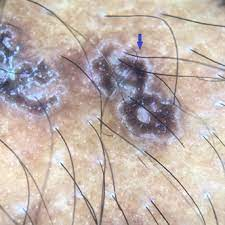
#> input picture WhatsApp_Image_2025-05-04_at_9.37.20_PM.jpeg, 225 x 225 px
$ python -i haar_removal.py   (imports and definitions only)
#> lines starting #> are read from the running program, lines starting #| are printed output that depends on the picture; after the words box and inside, x2 and y2 are one past the last pixel; in counts of white or black regions, pixels touching at a corner belong together
import cv2
import numpy as np
import os

def process_image(image_path):
    # Read image
    img = cv2.imread(image_path, cv2.IMREAD_COLOR)
#> img is the input picture: shape (225, 225, 3); mean B, G, R 172.6, 178.7, 192.3

    # Convert to grayscale
    grayScale = cv2.cvtColor(img, cv2.COLOR_RGB2GRAY)
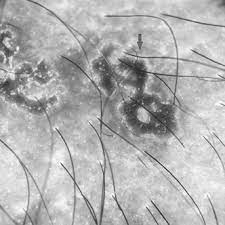
#> grayScale: shape (225, 225); min 25, max 255, mean 178.4

    # Black hat filter
    kernel = cv2.getStructuringElement(1, (9, 9))
    blackhat = cv2.morphologyEx(grayScale, cv2.MORPH_BLACKHAT, kernel)
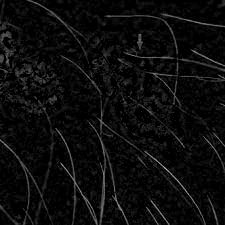
#> blackhat: shape (225, 225); min 0, max 202, mean 12
    bhg = cv2.GaussianBlur(blackhat, (3, 3), cv2.BORDER_DEFAULT)
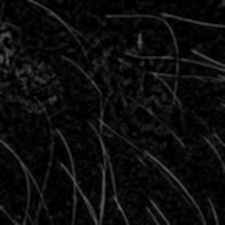
#> bhg: shape (225, 225); min 0, max 94, mean 12

    # Binary thresholding (MASK)
    _, mask = cv2.threshold(bhg, 10, 255, cv2.THRESH_BINARY)
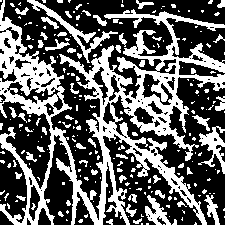
#> mask: shape (225, 225); 38.1% white; 239 white regions (182 under 20 px), largest, box (x1, y1, x2, y2) and area: (0, 0, 225, 225) 14335, (27, 0, 118, 63) 702, (198, 126, 225, 174) 512

    # Apply inpainting
    dst = cv2.inpaint(img, mask, 6, cv2.INPAINT_TELEA)
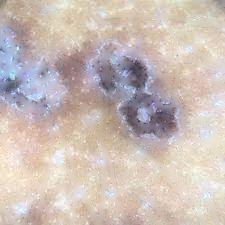
#> dst: shape (225, 225, 3); mean B, G, R 183.6, 189.6, 202.9

    # Save processed image
    processed_path = image_path.replace("uploads", "processed")
    os.makedirs(os.path.dirname(processed_path), exist_ok=True)
    cv2.imwrite(processed_path, dst)

    return processed_path

>>> result = process_image('WhatsApp_Image_2025-05-04_at_9.37.20_PM.jpeg')
